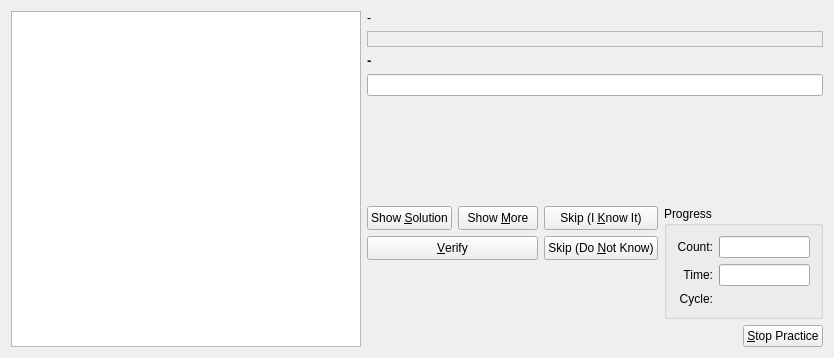
<ui version="4.0" >
 <author>Peter Hedlund &lt;peter.hedlund@kdemail.net></author>
 <class>SimpleQueryDlgForm</class>
 <widget class="QWidget" name="SimpleQueryDlgForm" >
  <property name="geometry" >
   <rect>
    <x>0</x>
    <y>0</y>
    <width>834</width>
    <height>358</height>
   </rect>
  </property>
  <property name="sizePolicy" >
   <sizepolicy vsizetype="Preferred" hsizetype="Preferred" >
    <horstretch>0</horstretch>
    <verstretch>0</verstretch>
   </sizepolicy>
  </property>
  <layout class="QHBoxLayout" >
   <item>
    <widget class="QGraphicsView" name="imageGraphicsView" >
     <property name="minimumSize" >
      <size>
       <width>150</width>
       <height>150</height>
      </size>
     </property>
    </widget>
   </item>
   <item>
    <layout class="QVBoxLayout" >
     <item>
      <layout class="QVBoxLayout" >
       <property name="spacing" >
        <number>6</number>
       </property>
       <property name="margin" >
        <number>0</number>
       </property>
       <item>
        <widget class="QLabel" name="queryLabel" >
         <property name="text" >
          <string>-</string>
         </property>
        </widget>
       </item>
       <item>
        <widget class="QLabel" name="queryField" >
         <property name="sizePolicy" >
          <sizepolicy vsizetype="Minimum" hsizetype="Minimum" >
           <horstretch>0</horstretch>
           <verstretch>0</verstretch>
          </sizepolicy>
         </property>
         <property name="frameShape" >
          <enum>QFrame::StyledPanel</enum>
         </property>
         <property name="frameShadow" >
          <enum>QFrame::Plain</enum>
         </property>
         <property name="text" >
          <string/>
         </property>
         <property name="alignment" >
          <set>Qt::AlignVCenter</set>
         </property>
        </widget>
       </item>
       <item>
        <widget class="QLabel" name="instructionLabel" >
         <property name="font" >
          <font>
           <family>Tahoma</family>
           <pointsize>10</pointsize>
           <weight>75</weight>
           <italic>false</italic>
           <bold>true</bold>
           <underline>false</underline>
           <strikeout>false</strikeout>
          </font>
         </property>
         <property name="text" >
          <string>-</string>
         </property>
        </widget>
       </item>
       <item>
        <widget class="KLineEdit" name="answerField" />
       </item>
      </layout>
     </item>
     <item>
      <spacer>
       <property name="orientation" >
        <enum>Qt::Vertical</enum>
       </property>
       <property name="sizeType" >
        <enum>QSizePolicy::Expanding</enum>
       </property>
       <property name="sizeHint" stdset="0" >
        <size>
         <width>300</width>
         <height>16</height>
        </size>
       </property>
      </spacer>
     </item>
     <item>
      <layout class="QGridLayout" >
       <property name="margin" >
        <number>0</number>
       </property>
       <property name="spacing" >
        <number>6</number>
       </property>
       <item row="1" column="0" >
        <widget class="QLabel" name="status" >
         <property name="sizePolicy" >
          <sizepolicy vsizetype="Minimum" hsizetype="Expanding" >
           <horstretch>0</horstretch>
           <verstretch>0</verstretch>
          </sizepolicy>
         </property>
         <property name="frameShadow" >
          <enum>QFrame::Plain</enum>
         </property>
         <property name="text" >
          <string/>
         </property>
        </widget>
       </item>
       <item rowspan="2" row="0" column="1" >
        <widget class="QGroupBox" name="progressgroup" >
         <property name="sizePolicy" >
          <sizepolicy vsizetype="Minimum" hsizetype="Minimum" >
           <horstretch>0</horstretch>
           <verstretch>0</verstretch>
          </sizepolicy>
         </property>
         <property name="title" >
          <string>Progress</string>
         </property>
         <layout class="QGridLayout" >
          <property name="margin" >
           <number>10</number>
          </property>
          <property name="spacing" >
           <number>6</number>
          </property>
          <item row="0" column="1" >
           <widget class="QProgressBar" name="countbar" >
            <property name="sizePolicy" >
             <sizepolicy vsizetype="Fixed" hsizetype="Expanding" >
              <horstretch>0</horstretch>
              <verstretch>0</verstretch>
             </sizepolicy>
            </property>
           </widget>
          </item>
          <item row="1" column="1" >
           <widget class="QProgressBar" name="timebar" />
          </item>
          <item row="0" column="0" >
           <widget class="QLabel" name="countlabel" >
            <property name="sizePolicy" >
             <sizepolicy vsizetype="Preferred" hsizetype="Preferred" >
              <horstretch>0</horstretch>
              <verstretch>0</verstretch>
             </sizepolicy>
            </property>
            <property name="text" >
             <string>Count:</string>
            </property>
            <property name="alignment" >
             <set>Qt::AlignRight|Qt::AlignTrailing|Qt::AlignVCenter</set>
            </property>
           </widget>
          </item>
          <item row="1" column="0" >
           <widget class="QLabel" name="timelabel" >
            <property name="sizePolicy" >
             <sizepolicy vsizetype="Preferred" hsizetype="Preferred" >
              <horstretch>0</horstretch>
              <verstretch>0</verstretch>
             </sizepolicy>
            </property>
            <property name="text" >
             <string>Time:</string>
            </property>
            <property name="alignment" >
             <set>Qt::AlignRight|Qt::AlignTrailing|Qt::AlignVCenter</set>
            </property>
           </widget>
          </item>
          <item row="2" column="0" >
           <widget class="QLabel" name="Cyclelabel" >
            <property name="frameShape" >
             <enum>QFrame::NoFrame</enum>
            </property>
            <property name="text" >
             <string>Cycle:</string>
            </property>
            <property name="alignment" >
             <set>Qt::AlignRight|Qt::AlignTrailing|Qt::AlignVCenter</set>
            </property>
           </widget>
          </item>
          <item row="2" column="1" >
           <widget class="QLabel" name="progCount" >
            <property name="sizePolicy" >
             <sizepolicy vsizetype="Minimum" hsizetype="Preferred" >
              <horstretch>0</horstretch>
              <verstretch>0</verstretch>
             </sizepolicy>
            </property>
           </widget>
          </item>
         </layout>
        </widget>
       </item>
       <item row="0" column="0" >
        <layout class="QGridLayout" >
         <property name="margin" >
          <number>0</number>
         </property>
         <property name="spacing" >
          <number>6</number>
         </property>
         <item row="0" column="2" >
          <widget class="QPushButton" name="know_it" >
           <property name="sizePolicy" >
            <sizepolicy vsizetype="Minimum" hsizetype="Minimum" >
             <horstretch>0</horstretch>
             <verstretch>0</verstretch>
            </sizepolicy>
           </property>
           <property name="text" >
            <string>Skip (I &amp;Know It)</string>
           </property>
          </widget>
         </item>
         <item row="1" column="2" >
          <widget class="QPushButton" name="dont_know" >
           <property name="sizePolicy" >
            <sizepolicy vsizetype="Minimum" hsizetype="Minimum" >
             <horstretch>0</horstretch>
             <verstretch>0</verstretch>
            </sizepolicy>
           </property>
           <property name="text" >
            <string>Skip (Do &amp;Not Know)</string>
           </property>
          </widget>
         </item>
         <item row="0" column="0" >
          <widget class="QPushButton" name="show_all" >
           <property name="sizePolicy" >
            <sizepolicy vsizetype="Minimum" hsizetype="Minimum" >
             <horstretch>0</horstretch>
             <verstretch>0</verstretch>
            </sizepolicy>
           </property>
           <property name="text" >
            <string>Show &amp;Solution</string>
           </property>
          </widget>
         </item>
         <item row="0" column="1" >
          <widget class="QPushButton" name="show_more" >
           <property name="sizePolicy" >
            <sizepolicy vsizetype="Minimum" hsizetype="Minimum" >
             <horstretch>0</horstretch>
             <verstretch>0</verstretch>
            </sizepolicy>
           </property>
           <property name="text" >
            <string>Show &amp;More</string>
           </property>
          </widget>
         </item>
         <item row="1" column="0" colspan="2" >
          <widget class="QPushButton" name="verify" >
           <property name="sizePolicy" >
            <sizepolicy vsizetype="Minimum" hsizetype="Minimum" >
             <horstretch>0</horstretch>
             <verstretch>0</verstretch>
            </sizepolicy>
           </property>
           <property name="text" >
            <string>&amp;Verify</string>
           </property>
          </widget>
         </item>
        </layout>
       </item>
       <item row="2" column="0" colspan="2" >
        <layout class="QHBoxLayout" >
         <item>
          <spacer>
           <property name="orientation" >
            <enum>Qt::Horizontal</enum>
           </property>
           <property name="sizeHint" stdset="0" >
            <size>
             <width>111</width>
             <height>20</height>
            </size>
           </property>
          </spacer>
         </item>
         <item>
          <widget class="QPushButton" name="stopPracticeButton" >
           <property name="text" >
            <string>&amp;Stop Practice</string>
           </property>
          </widget>
         </item>
        </layout>
       </item>
      </layout>
     </item>
    </layout>
   </item>
  </layout>
 </widget>
 <layoutdefault spacing="6" margin="11" />
 <tabstops>
  <tabstop>show_all</tabstop>
  <tabstop>show_more</tabstop>
  <tabstop>verify</tabstop>
  <tabstop>know_it</tabstop>
  <tabstop>dont_know</tabstop>
 </tabstops>
 <customwidgets>
  <customwidget>
   <class>KLineEdit</class>
   <extends>QLineEdit</extends>
   <header>klineedit.h</header>
  </customwidget>
 </customwidgets>
 <resources/>
 <connections/>
</ui>
